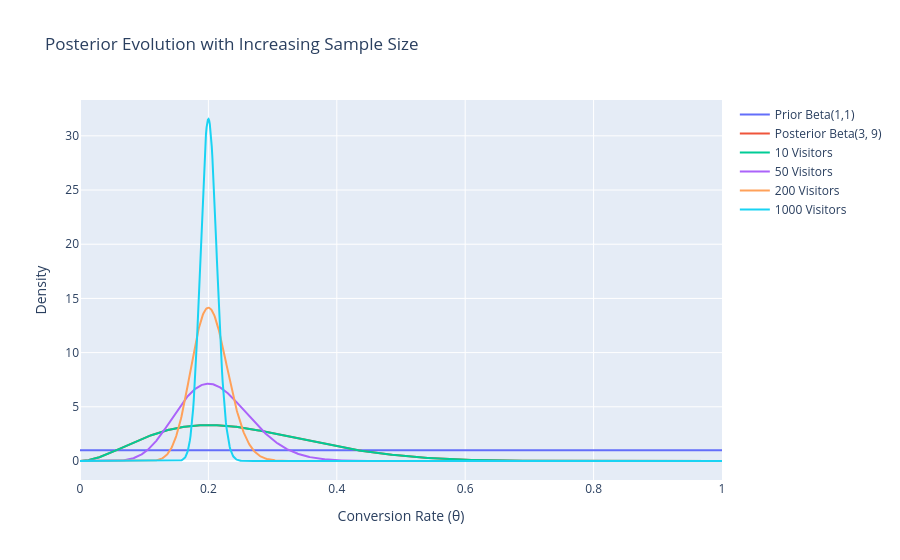

The code cell stored with this chart in its notebook:
### Code cell
for visitors, conversions in scenarios:

    alpha_post, beta_post = be.update_posterior(
        alpha_prior,
        beta_prior,
        conversions,
        visitors,
    )

    posterior_pdf = beta.pdf(theta, alpha_post, beta_post)

    fig.add_trace(
        go.Scatter(
            x=theta,
            y=posterior_pdf,
            mode="lines",
            name=f"{visitors} Visitors",
        )
    )
    fig.update_layout(
    title="Posterior Evolution with Increasing Sample Size",
    xaxis_title="Conversion Rate (θ)",
    yaxis_title="Density",
)

fig.show()

### Figure 1 — Plotly figure (JSON) as saved in the notebook; plotly's stock layout.template omitted (floating-point values rounded to 4 significant figures; data arrays with more than 128 entries replaced by an {"elided": "..."} marker saying what was removed)
{"data": [{"mode": "lines", "name": "Prior Beta(1,1)", "type": "scatter", "x": {"elided": "1000 float values"}, "y": {"elided": "1000 float values"}}, {"mode": "lines", "name": "Posterior Beta(3, 9)", "type": "scatter", "x": {"elided": "1000 float values"}, "y": {"elided": "1000 float values"}}, {"mode": "lines", "name": "10 Visitors", "type": "scatter", "x": {"elided": "1000 float values"}, "y": {"elided": "1000 float values"}}, {"mode": "lines", "name": "50 Visitors", "type": "scatter", "x": {"elided": "1000 float values"}, "y": {"elided": "1000 float values"}}, {"mode": "lines", "name": "200 Visitors", "type": "scatter", "x": {"elided": "1000 float values"}, "y": {"elided": "1000 float values"}}, {"mode": "lines", "name": "1000 Visitors", "type": "scatter", "x": {"elided": "1000 float values"}, "y": {"elided": "1000 float values"}}], "layout": {"title": {"text": "Posterior Evolution with Increasing Sample Size"}, "xaxis": {"title": {"text": "Conversion Rate (θ)"}}, "yaxis": {"title": {"text": "Density"}}}}
